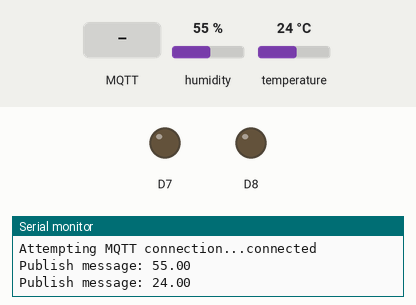
Bench run of a sketch on a simulated ESP8266 (NodeMCU). On the bench: output pins drawn as LEDs (lit = HIGH), the last lines printed to the serial monitor. Inputs (shaded band) come from the test bench; at power-on: humidity 55 %, temperature 24 °C. WiFi joins after 1.5 s; servers stay silent unless stated; random numbers use the default seed unless the sketch sets one; no MQTT or app messages arrive unless stated.

Above: at 2.7 s.
2.8 s: MQTT message "0" arrives on the first subscribed topic
At 3.7 s:
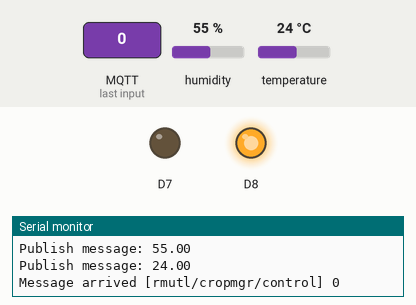
4.3 s: MQTT message "1" arrives on the first subscribed topic
At 4.8 s:
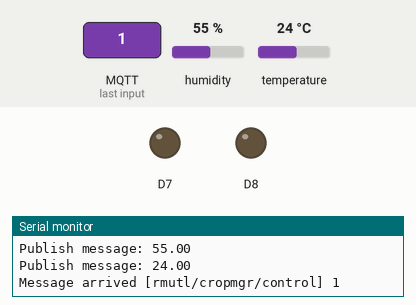
Timing chart, 0 to 7.3 s (numbered marks = the images above; inputs shaded):
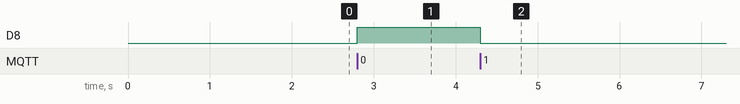

The sketch:

mqtt-dht22.ino
```cpp
#include <ESP8266WiFi.h>
#include <PubSubClient.h>
#include "DHT.h"

#define DHTPIN D3     // Digital pin connected to the DHT sensor

// Uncomment whatever type you're using!
//#define DHTTYPE DHT11   // DHT 11
#define DHTTYPE DHT22   // DHT 22  (AM2302), AM2321
//#define DHTTYPE DHT21   // DHT 21 (AM2301)

DHT dht(DHTPIN, DHTTYPE);

// Update these with values suitable for your network.

const char* ssid = "RMUTL_FreeWIFI-2";
const char* password = "";
const char* mqtt_server = "broker.hivemq.com";

WiFiClient espClient;
PubSubClient client(espClient);
long lastMsg = 0;
char msg[50];
int value = 0;

void setup_wifi() {

  delay(10);
  // We start by connecting to a WiFi network
  Serial.println();
  Serial.print("Connecting to ");
  Serial.println(ssid);

  WiFi.begin(ssid, password);

  while (WiFi.status() != WL_CONNECTED) {
    delay(500);
    Serial.print(".");
  }

  randomSeed(micros());

  Serial.println("");
  Serial.println("WiFi connected");
  Serial.println("IP address: ");
  Serial.println(WiFi.localIP());
}

void callback(char* topic, byte* payload, unsigned int length) {
  Serial.print("Message arrived [");
  Serial.print(topic);
  Serial.print("] ");
  for (int i = 0; i < length; i++) {
    Serial.print((char)payload[i]);
  }
  Serial.println();

  // Switch on the LED if an 1 was received as first character
  if ((char)payload[0] == '0') {
    digitalWrite(D8, HIGH);
  }
  if ((char)payload[0] == '1') {
    digitalWrite(D8, LOW);
  }
  if ((char)payload[0] == '2') {
    digitalWrite(D7, LOW);
  }
  if ((char)payload[0] == '3') {
    digitalWrite(D7, LOW);
  }

}

void reconnect() {
  // Loop until we're reconnected
  while (!client.connected()) {
    Serial.print("Attempting MQTT connection...");
    // Create a random client ID
    String clientId = "ESP8266Client-";
    clientId += String(random(0xffff), HEX);
    // Attempt to connect
    if (client.connect(clientId.c_str())) {
      Serial.println("connected");
      // Once connected, publish an announcement...
      client.publish("rmutl/cropmgr", "hello world");
      // ... and resubscribe
      client.subscribe("rmutl/cropmgr/control");
    } else {
      Serial.print("failed, rc=");
      Serial.print(client.state());
      Serial.println(" try again in 5 seconds");
      // Wait 5 seconds before retrying
      delay(5000);
    }
  }
}

void setup() {
  pinMode(D8, OUTPUT);     // Initialize the BUILTIN_LED pin as an output
  pinMode(D7, OUTPUT);     // Initialize the BUILTIN_LED pin as an output
  Serial.begin(115200);
  setup_wifi();
  client.setServer(mqtt_server, 1883);
  client.setCallback(callback);

  dht.begin();
}

void loop() {

  if (!client.connected()) {
    reconnect();
  }
  client.loop();
  //delay(2000);
  float humid = dht.readHumidity();
  float temperature = dht.readTemperature();
  if (isnan(humid) || isnan(temperature)) {
    Serial.println(F("Failed to read from DHT sensor!"));
    //delay(2000);
    return;
  }

  long now = millis();
  if (now - lastMsg > 2000) {
    lastMsg = now;
    //++value;

    snprintf (msg, 50, "%.2f", humid);
    Serial.print("Publish message: ");
    Serial.println(msg);
    client.publish("rmutl/cropmgr/humid", msg);
    snprintf (msg, 50, "%.2f", temperature);
    Serial.print("Publish message: ");
    Serial.println(msg);
    client.publish("rmutl/cropmgr/temp", msg);
  }


}
```

Measured:
- after the input at 2.8 s, D8: LOW → HIGH at once
- after the input at 4.3 s, D8: HIGH → LOW at once
